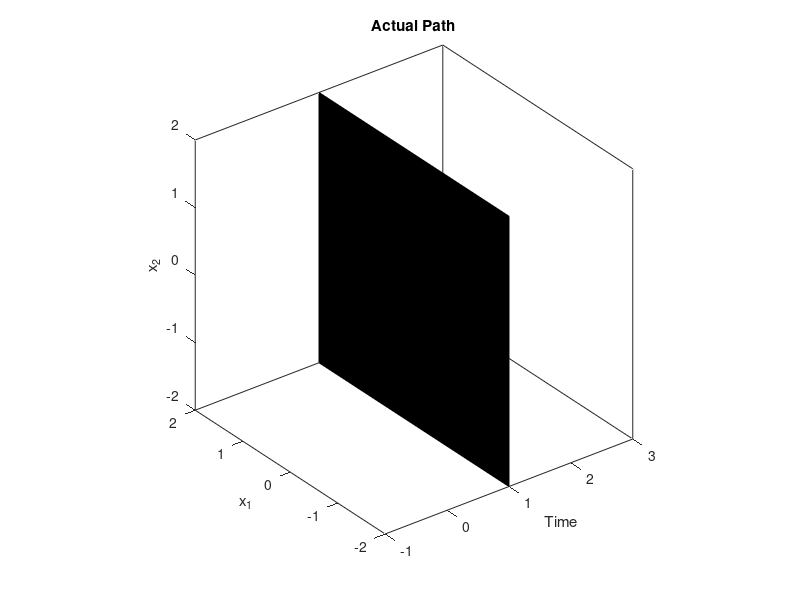

MATLAB code to generate this figure:
load('paramDoubleSlit')

fill3(param.barrierTime*param.barrierX,param.barrierSide*param.barrierY,param.barrierSide*param.barrierZ,'black');
hold on
title("Actual Path")
V = axis
axis equal
axis('auto x')
xlabel("Time")
ylabel("x_1")
zlabel("x_2")
hold on